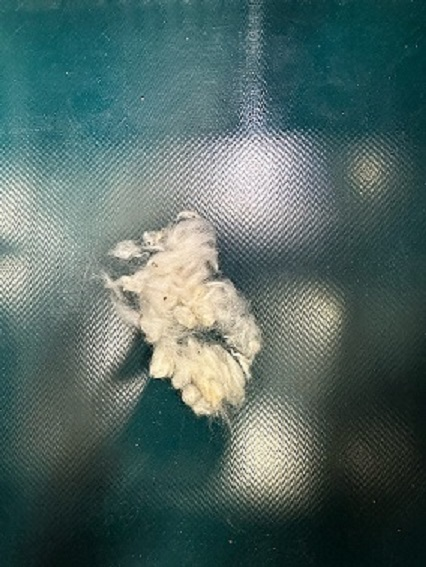
#> input picture konnbea4.jpeg, 426 x 567 px
$ jupyter execute bunnkatu_nitika-Copy1.ipynb
#> lines starting #> are read from the running program, lines starting #| are printed output that depends on the picture; after the words box and inside, x2 and y2 are one past the last pixel; in counts of white or black regions, pixels touching at a corner belong together
[cell 1]
import cv2
import numpy as np

# 画像の読み込み
image = cv2.imread('konnbea4.jpeg')
#> image is the input picture: shape (567, 426, 3); mean B, G, R 99.9, 103.8, 81.2
cv2.imshow('Image1', image)
# 緑色の範囲を定義
lower_green = np.array([36, 0, 200])  # 緑色の下限(HSV)
upper_green = np.array([70, 255, 255])  # 緑色の上限(HSV)

# 画像をHSV色空間に変換
hsv = cv2.cvtColor(image, cv2.COLOR_BGR2HSV)
#> hsv: shape (567, 426, 3); mean H, S, V 76.4, 90.6, 106.5

# 緑色領域のマスクを作成
mask = cv2.inRange(hsv, lower_green, upper_green)
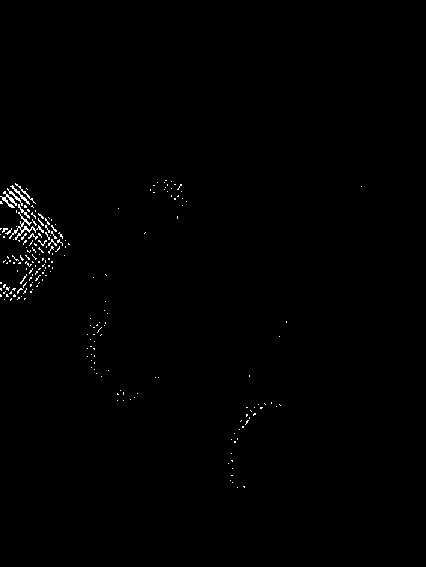
#> mask: shape (567, 426); 0.56% white in thin lines or dots, all inside (x1, y1, x2, y2) = (0, 180, 362, 488)

# マスクを使って元の画像から緑色を透過させる
image[mask > 0] = [0, 0, 0]
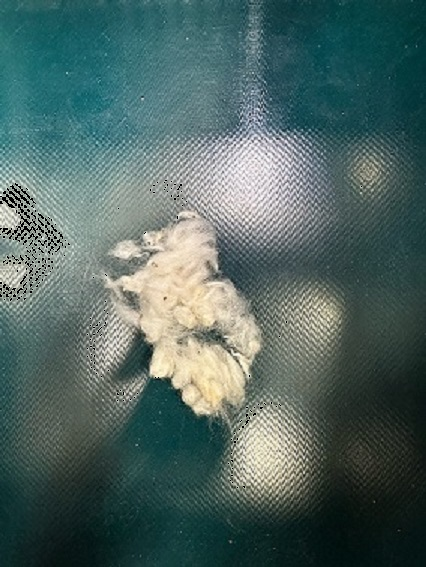
#> image: shape (567, 426, 3); 0.56% of pixels changed, all inside (x1, y1, x2, y2) = (0, 180, 362, 488)
cv2.imshow('Image2', image)

# 画像の幅と高さを取得
height, width = image.shape[:2]
#> height = 567; width = 426

# 画像を左右に分割
split_point = width // 2
#> split_point = 213
left_image = image[:, :split_point].copy()
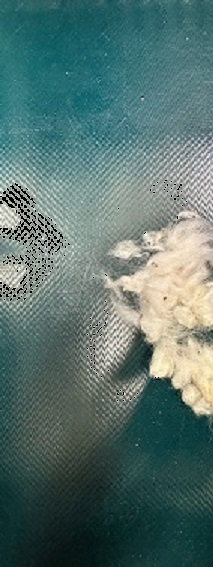
#> left_image: shape (567, 213, 3); mean B, G, R 110.3, 114.9, 88.4
right_image = image[:, split_point:].copy()
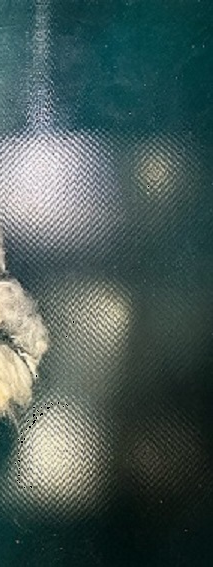
#> right_image: shape (567, 213, 3); mean B, G, R 87.2, 90.3, 71.7

#分割したものを表示
cv2.imshow('leftImage', left_image)
cv2.imshow('rightImage', right_image)

# HSV色空間に変換
hsv1 = cv2.cvtColor(left_image, cv2.COLOR_BGR2HSV)
#> hsv1: shape (567, 213, 3); mean H, S, V 73.9, 90.1, 117.7
hsv2 = cv2.cvtColor(right_image, cv2.COLOR_BGR2HSV)
#> hsv2: shape (567, 213, 3); mean H, S, V 78.3, 90.9, 92.8

# 黒色の範囲を定義
lower_black = np.array([0, 0, 0])
upper_black = np.array([180, 255, 40])

# 黒色領域のマスクを作成
mask1 = cv2.inRange(hsv1, lower_black, upper_black)
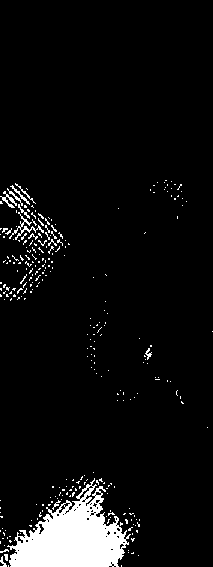
#> mask1: shape (567, 213); 6.2% white; 286 white regions (273 under 20 px), largest, box (x1, y1, x2, y2) and area: (7, 478, 131, 567) 5718, (9, 212, 44, 240) 166, (0, 191, 17, 208) 91
mask2 = cv2.inRange(hsv2, lower_black, upper_black)
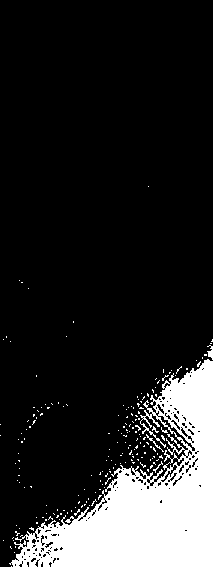
#> mask2: shape (567, 213); 15.6% white; 195 white regions (191 under 20 px)

#二値化したものを表示
cv2.imshow('leftImage1', mask1)
cv2.imshow('rightImage2', mask2)

# 輪郭を検出
contours1, _ = cv2.findContours(mask1, cv2.RETR_EXTERNAL, cv2.CHAIN_APPROX_SIMPLE)
#> contours1 = 286 contours, 281 with area under 20; largest, box (x1, y1, x2, y2) and area: (7, 478, 131, 567) 5653, (9, 212, 44, 240) 75, (0, 191, 17, 208) 52, (10, 185, 30, 205) 34, (7, 188, 23, 206) 24
contours2, _ = cv2.findContours(mask2, cv2.RETR_EXTERNAL, cv2.CHAIN_APPROX_SIMPLE)
#> contours2 = 195 contours, 193 with area under 20; largest, box (x1, y1, x2, y2) and area: (9, 359, 213, 567) 18298, (207, 345, 213, 360) 28

# 各輪郭を四角で囲む
count1 = 0  # 左側の黒色領域の個数
for contour in contours1:
    # 輪郭の外接矩形を取得
    x, y, w, h = cv2.boundingRect(contour)
    # 輪郭の直径を計算
    diameter = max(w, h)
    # 直径が1mm以上5mm未満の場合にカウント
    if 1 <= diameter < 5:
        cv2.rectangle(left_image, (x, y), (x + w, y + h), (0, 255, 0), 2)
        count1 += 1
#> this loop made 286 passes
#> (contour, x, y, w, h, diameter) on passes 1, 2, 6, 11, 14, 15, 16, 17, 20, 22: ([[121, 565], [121, 566]], 121, 565, 1, 2, 2), ([[8, 565], [8, 566]], 8, 565, 1, 2, 2), ([[133, 552], [132, 553], [131, 553], [133, 553]], 131, 552, 3, 2, 3), ([[0, 541], [0, 543]], 0, 541, 1, 3, 3), ([[2, 538], [3, 538]], 2, 538, 2, 1, 2), ([[7, 537], [7, 538]], 7, 537, 1, 2, 2), ([[9, 536], [10, 536]], 9, 536, 2, 1, 2), ([[132, 533], [132, 534]], 132, 533, 1, 2, 2), ([[136, 530], [136, 531], [137, 532], [137, 530]], 136, 530, 2, 3, 3), ([[0, 530], [0, 531]], 0, 530, 1, 2, 2)
#> (x, y, w, h, diameter) on passes 3, 4, 5, 7, 8, 9: (0, 556, 7, 11, 11), (138, 555, 1, 1, 1), (4, 554, 4, 7, 7), (128, 552, 1, 1, 1), (128, 550, 1, 1, 1), (0, 549, 9, 4, 9)
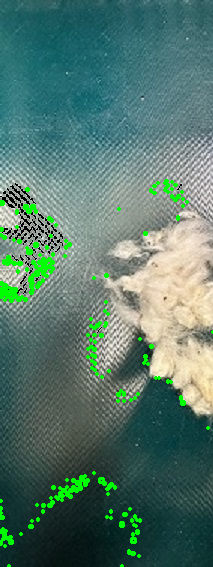
#> left_image: shape (567, 213, 3); 3.18% of pixels changed, all inside (x1, y1, x2, y2) = (0, 179, 213, 567)
#> after the loop, count1 = 226

count2 = 0  # 右側の黒色領域の個数
for contour in contours2:
    # 輪郭の外接矩形を取得
    x, y, w, h = cv2.boundingRect(contour)
    # 輪郭の直径を計算
    diameter = max(w, h)
    # 直径が1mm以上5mm未満の場合にカウント
    if 1 <= diameter < 5:
        cv2.rectangle(right_image, (x, y), (x + w, y + h), (0, 255, 0), 2)
        count2 += 1
#> this loop made 195 passes
#> (contour, x, y, w, h, diameter) on passes 3, 4, 7, 8, 13, 15, 16: ([[15, 546], [15, 547]], 15, 546, 1, 2, 2), ([[10, 546], [10, 547], [11, 548], [10, 547]], 10, 546, 2, 3, 3), ([[13, 537], [12, 538]], 12, 537, 2, 2, 2), ([[21, 535], [20, 536], [21, 535], [22, 535]], 20, 535, 3, 2, 3), ([[36, 522], [36, 523], [37, 523], [37, 522]], 36, 522, 2, 2, 2), ([[45, 519], [45, 520], [46, 520], [46, 519]], 45, 519, 2, 2, 2), ([[42, 517], [43, 517]], 42, 517, 2, 1, 2)
#> (x, y, w, h, diameter) on passes 1, 2, 5, 6, 9, 10: (11, 566, 1, 1, 1), (14, 552, 1, 1, 1), (13, 540, 1, 1, 1), (3, 540, 1, 1, 1), (15, 531, 5, 5, 5), (19, 528, 1, 1, 1)
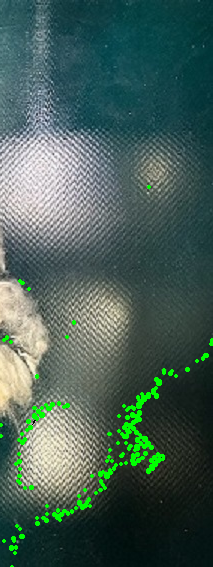
#> right_image: shape (567, 213, 3); 2.37% of pixels changed, all inside (x1, y1, x2, y2) = (0, 185, 213, 567)


# 個数を表示
cv2.putText(left_image, "Count: " + str(count1), (1, 30), cv2.FONT_HERSHEY_SIMPLEX, 1, (0, 0, 255), 2)
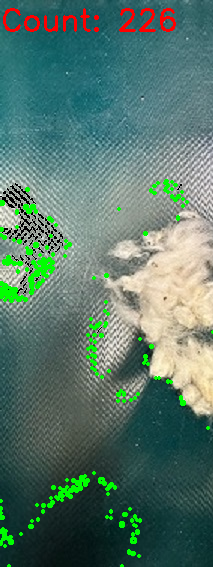
#> left_image: shape (567, 213, 3); 0.96% of pixels changed, all inside (x1, y1, x2, y2) = (3, 8, 176, 32)
cv2.putText(right_image, "Count: " + str(count2), (10, 30), cv2.FONT_HERSHEY_SIMPLEX, 1, (0, 0, 255), 2)
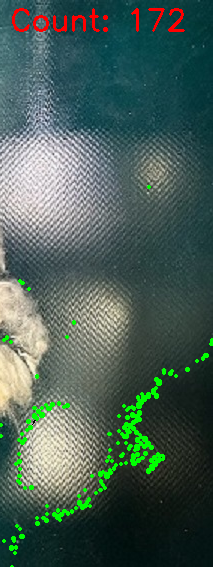
#> right_image: shape (567, 213, 3); 0.83% of pixels changed, all inside (x1, y1, x2, y2) = (12, 8, 185, 32)


# 画像をウィンドウに表示
cv2.imshow('Left Image', left_image)
cv2.imshow('Right Image', right_image)
cv2.waitKey(0)
cv2.destroyAllWindows()

$ run again, with konnbea2.jpeg copied over konnbea4.jpeg
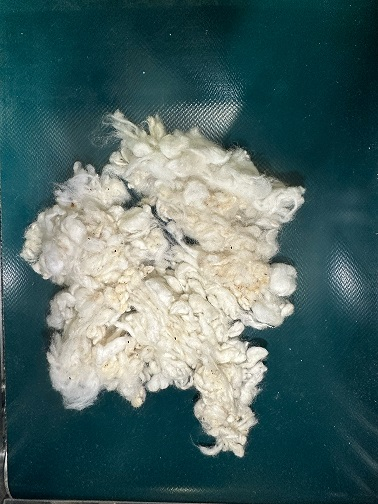
#> input picture konnbea2.jpeg, 378 x 504 px
#> image is the input picture: shape (504, 378, 3); mean B, G, R 102.9, 104.4, 77.9
#> hsv: shape (504, 378, 3); mean H, S, V 72, 140.5, 109.9
#> mask: shape (504, 378); 0.22% white in thin lines or dots, all inside (x1, y1, x2, y2) = (5, 112, 304, 468)
#> image: shape (504, 378, 3); 0.22% of pixels changed, all inside (x1, y1, x2, y2) = (5, 112, 304, 468)
#> hsv1: shape (504, 189, 3); mean H, S, V 68.1, 126.2, 118.2
#> hsv2: shape (504, 189, 3); mean H, S, V 75.7, 154.7, 100.7
#> mask1: shape (504, 189); 2.1% white; 320 white regions (315 under 20 px), largest, box (x1, y1, x2, y2) and area: (5, 461, 189, 503) 1221, (1, 391, 5, 408) 47, (86, 382, 97, 390) 31, (0, 412, 4, 430) 25, (116, 118, 134, 126) 24
#> mask2: shape (504, 189); 5.7% white; 347 white regions (337 under 20 px)
#> contours1 = 320 contours, 318 with area under 20; largest, box (x1, y1, x2, y2) and area: (5, 461, 189, 503) 1090, (1, 391, 5, 408) 30
#> contours2 = 347 contours, 340 with area under 20; largest, box (x1, y1, x2, y2) and area: (151, 0, 189, 128) 3224, (0, 0, 52, 37) 1032, (130, 494, 189, 504) 206, (178, 475, 189, 494) 57, (0, 500, 60, 504) 38, (4, 393, 11, 403) 26, (70, 341, 77, 348) 22
#> the loop `for contour in contours1:` made 320 passes
#> (contour, x, y, w, h, diameter) on passes 7, 17, 19, 22, 23, 27, 32: ([[63, 491], [62, 492], [62, 493], [62, 492]], 62, 491, 2, 3, 3), ([[3, 485], [4, 486], [4, 488], [4, 486]], 3, 485, 2, 4, 4), ([[169, 483], [169, 484]], 169, 483, 1, 2, 2), ([[3, 480], [3, 481]], 3, 480, 1, 2, 2), ([[3, 476], [3, 478]], 3, 476, 1, 3, 3), ([[3, 473], [3, 474]], 3, 473, 1, 2, 2), ([[34, 472], [34, 473]], 34, 472, 1, 2, 2)
#> after the loop `for contour in contours1:`:
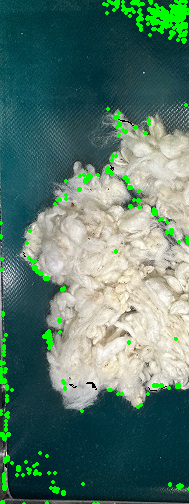
#> left_image: shape (504, 189, 3); mean B, G, R 107.2, 120, 86.2
#> after the loop `for contour in contours1:`: count1 = 302
#> the loop `for contour in contours2:` made 347 passes
#> (contour, x, y, w, h, diameter) on passes 1, 6, 7, 8, 12, 13: ([[101, 503], [102, 503]], 101, 503, 2, 1, 2), ([[72, 503], [73, 503]], 72, 503, 2, 1, 2), ([[65, 503], [70, 503]], 65, 503, 6, 1, 6), ([[61, 503], [62, 503]], 61, 503, 2, 1, 2), ([[88, 502], [89, 503], [90, 503], [89, 503]], 88, 502, 3, 2, 3), ([[79, 502], [79, 503], [80, 503]], 79, 502, 2, 2, 2)
#> `cv2.putText(right_image, "Count: " + str(count2), (10, 30), cv2.FONT_H..`:
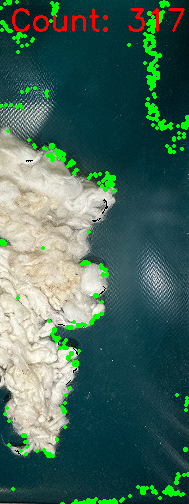
#> right_image: shape (504, 189, 3); mean B, G, R 91.1, 102.6, 67.3

$ run again, with konnbea3.jpeg copied over konnbea4.jpeg
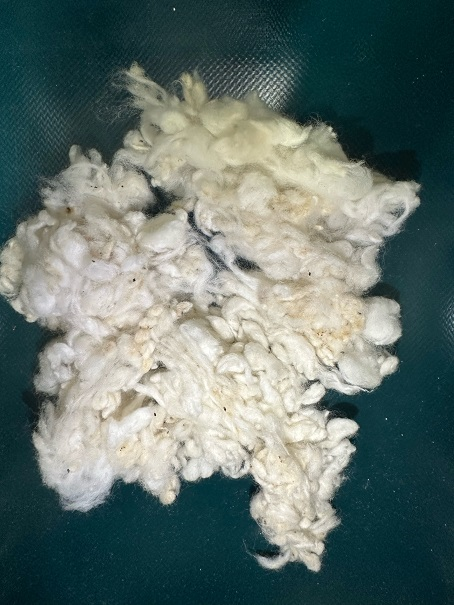
#> input picture konnbea3.jpeg, 454 x 605 px
#> image is the input picture: shape (605, 454, 3); mean B, G, R 110.4, 115.6, 100.3
#> hsv: shape (605, 454, 3); mean H, S, V 61.9, 108.9, 119.7
#> mask: shape (605, 454); 0.34% white in thin lines or dots, all inside (x1, y1, x2, y2) = (17, 88, 410, 570)
#> image: shape (605, 454, 3); 0.34% of pixels changed, all inside (x1, y1, x2, y2) = (17, 88, 410, 570)
#> hsv1: shape (605, 227, 3); mean H, S, V 59.7, 95.4, 123
#> hsv2: shape (605, 227, 3); mean H, S, V 63.8, 122.3, 114.9
#> mask1: shape (605, 227); 3.3% white; 660 white regions (644 under 20 px), largest, box (x1, y1, x2, y2) and area: (0, 545, 53, 605) 1651, (77, 4, 115, 42) 439, (22, 389, 40, 425) 338
#> mask2: shape (605, 227); 12.5% white; 560 white regions (541 under 20 px)
#> contours1 = 660 contours, 652 with area under 20; largest, box (x1, y1, x2, y2) and area: (0, 545, 53, 605) 1752, (77, 4, 115, 42) 386, (22, 389, 40, 425) 278, (98, 43, 124, 61) 126, (146, 189, 168, 217) 96, (189, 463, 213, 477) 78, (107, 2, 120, 16) 26, (54, 591, 66, 605) 22
#> contours2 = 559 contours, 546 with area under 20; largest, box (x1, y1, x2, y2) and area: (86, 0, 227, 182) 14552, (34, 0, 75, 37) 536, (103, 402, 131, 419) 244, (206, 590, 221, 605) 101, (69, 112, 84, 126) 81
#> the loop `for contour in contours1:` made 660 passes
#> (contour, x, y, w, h, diameter) on passes 1, 2, 11, 12, 13, 15: ([[220, 604], [221, 604]], 220, 604, 2, 1, 2), ([[202, 604], [203, 604]], 202, 604, 2, 1, 2), ([[214, 603], [213, 604], [214, 604]], 213, 603, 2, 2, 2), ([[82, 603], [83, 603]], 82, 603, 2, 1, 2), ([[66, 603], [66, 604]], 66, 603, 1, 2, 2), ([[210, 602], [211, 602]], 210, 602, 2, 1, 2)
#> after the loop `for contour in contours1:`: count1 = 610
#> the loop `for contour in contours2:` made 559 passes
#> (contour, x, y, w, h, diameter) on passes 3, 7, 8, 15, 17: ([[145, 604], [148, 604]], 145, 604, 4, 1, 4), ([[156, 603], [155, 604]], 155, 603, 2, 2, 2), ([[11, 603], [11, 604], [12, 603]], 11, 603, 2, 2, 2), ([[224, 600], [225, 600]], 224, 600, 2, 1, 2), ([[162, 600], [163, 600]], 162, 600, 2, 1, 2)
#> `cv2.putText(right_image, "Count: " + str(count2), (10, 30), cv2.FONT_H..`:
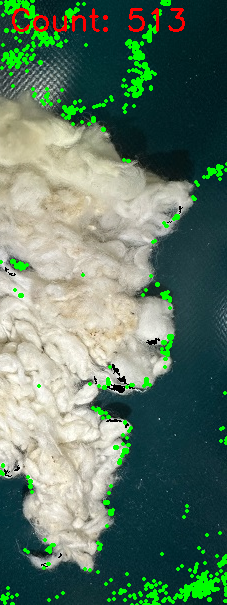
#> right_image: shape (605, 227, 3); mean B, G, R 101.6, 119.9, 93.9
